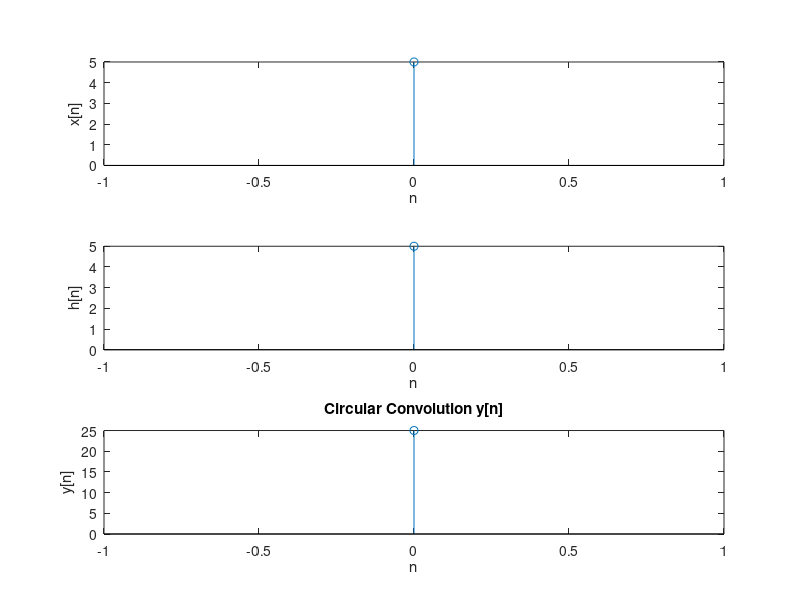

Write MATLAB code to recreate this figure.
clear;
clc;
close all;
x=input('Sequence 1: ');
h=input('Sequence 2: ');


lx=length(x);
lh=length(h);
N=max(lx,lh);
if (lx>lh)
    h=[h zeros(1,lx-lh)];
else
    x=[x zeros(1,lh-lx)];
end
y=zeros(1,N);
for i=1:N
    for j=1:N
        m=mod(i-j,N);
        m=m+1;
        y(i)=y(i)+x(j)*h(m);
    end
end
n=0:N-1;
subplot(3,1,1);
stem(n,x);
xlabel('n');
ylabel('x[n]');

subplot(3,1,2);
stem(n,h);
xlabel('n');
ylabel('h[n]');
subplot(3,1,3);
stem(n,y);
title('Circular Convolution y[n]');
xlabel('n');
ylabel('y[n]');
